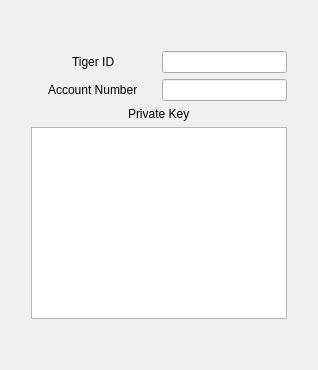
            <widget class="QWidget" name="tab_4">
             <attribute name="title">
              <string>tiger</string>
             </attribute>
             <layout class="QHBoxLayout" name="horizontalLayout_23">
              <item>
               <layout class="QVBoxLayout" name="verticalLayout_13">
                <property name="leftMargin">
                 <number>20</number>
                </property>
                <property name="rightMargin">
                 <number>20</number>
                </property>
                <item>
                 <spacer name="verticalSpacer_9">
                  <property name="orientation">
                   <enum>Qt::Vertical</enum>
                  </property>
                  <property name="sizeHint" stdset="0">
                   <size>
                    <width>20</width>
                    <height>40</height>
                   </size>
                  </property>
                 </spacer>
                </item>
                <item>
                 <layout class="QHBoxLayout" name="horizontalLayout_21">
                  <item alignment="Qt::AlignHCenter">
                   <widget class="QLabel" name="label_15">
                    <property name="text">
                     <string>Tiger ID</string>
                    </property>
                   </widget>
                  </item>
                  <item>
                   <widget class="QLineEdit" name="lineEdit_tigerId">
                    <property name="sizePolicy">
                     <sizepolicy hsizetype="Preferred" vsizetype="Fixed">
                      <horstretch>0</horstretch>
                      <verstretch>0</verstretch>
                     </sizepolicy>
                    </property>
                   </widget>
                  </item>
                 </layout>
                </item>
                <item>
                 <layout class="QHBoxLayout" name="horizontalLayout_22">
                  <item alignment="Qt::AlignHCenter">
                   <widget class="QLabel" name="label_16">
                    <property name="text">
                     <string>Account Number</string>
                    </property>
                   </widget>
                  </item>
                  <item>
                   <widget class="QLineEdit" name="lineEdit_tigerAcc">
                    <property name="sizePolicy">
                     <sizepolicy hsizetype="Preferred" vsizetype="Fixed">
                      <horstretch>0</horstretch>
                      <verstretch>0</verstretch>
                     </sizepolicy>
                    </property>
                   </widget>
                  </item>
                 </layout>
                </item>
                <item>
                 <layout class="QVBoxLayout" name="verticalLayout_12">
                  <item alignment="Qt::AlignHCenter">
                   <widget class="QLabel" name="label_17">
                    <property name="text">
                     <string>Private Key</string>
                    </property>
                   </widget>
                  </item>
                  <item>
                   <widget class="QTextEdit" name="textEdit_tigerKey"/>
                  </item>
                 </layout>
                </item>
                <item>
                 <spacer name="verticalSpacer_10">
                  <property name="orientation">
                   <enum>Qt::Vertical</enum>
                  </property>
                  <property name="sizeHint" stdset="0">
                   <size>
                    <width>20</width>
                    <height>40</height>
                   </size>
                  </property>
                 </spacer>
                </item>
               </layout>
              </item>
             </layout>
            </widget>
